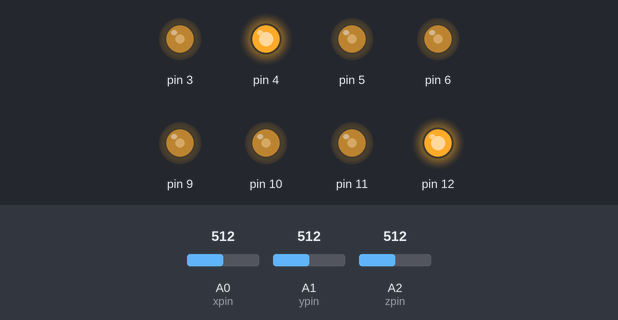
Bench run of a sketch on a simulated Arduino Uno, built with avr-gcc and run on an emulated ATmega328P. Shown: output pins drawn as LEDs (lit = HIGH). Inputs (shaded band) come from the test bench; at power-on: A0 (xpin) = 512, A1 (ypin) = 512, A2 (zpin) = 512. Random numbers use the default seed unless the sketch sets one.

Above: at 1.2 s.
1.3 s: A0 (xpin) set to 716
At 2.5 s:
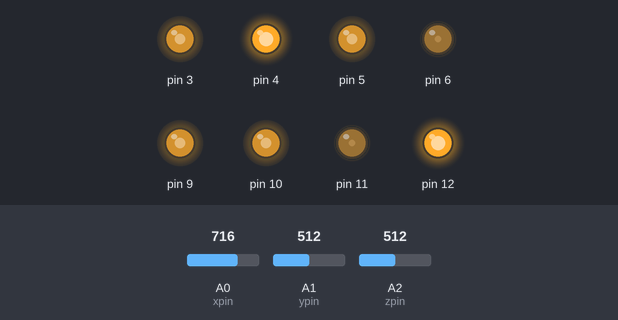
2.8 s: A1 (ypin) set to 716
At 3.9 s:
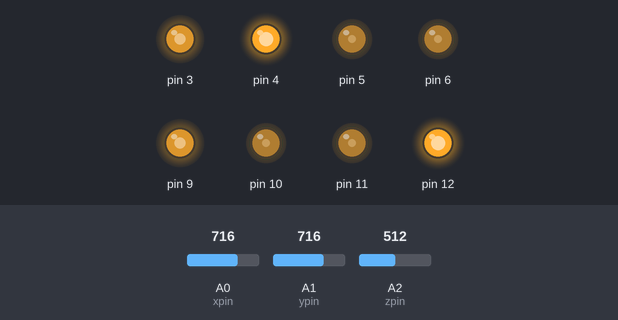
4.3 s: A2 (zpin) set to 306
At 5.0 s:
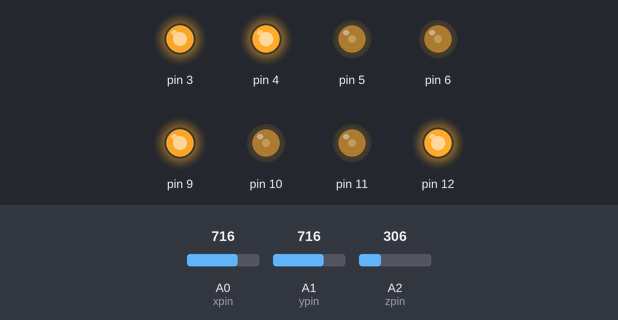
5.8 s: A0 (xpin) set to 900
At 6.3 s:
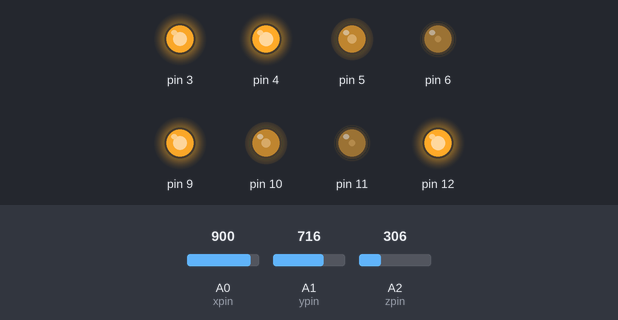
7.3 s: A2 (zpin) set to 122
At 8.4 s:
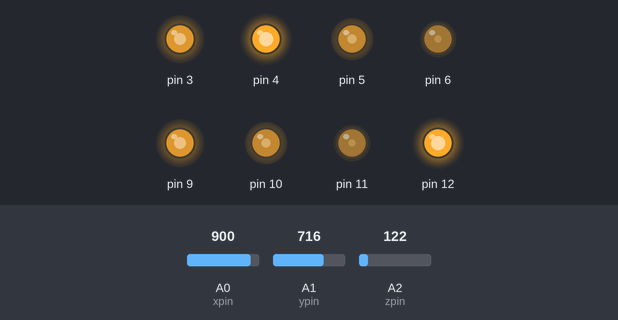
8.8 s: A1 (ypin) set to 1023
Timing chart, 0 to 57.2 s (numbered marks = the images above; inputs shaded):
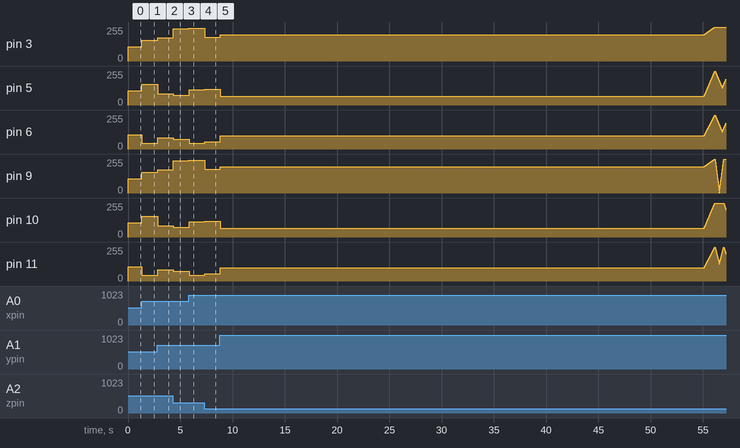

The sketch:

sketch_dec19a.ino
```cpp
class rgb
{
  public:
    byte r, g, b;

    rgb() : r(0), g(0), b(0) {}
    rgb(byte r, byte g, byte b) : r(r), g(g), b(b) {}

    rgb dim(byte level)
    {
      float dim = (float)level / 255.0;
      return rgb((byte)(dim * (float)r), (byte)(dim * (float)g), (byte)(dim * (float)b));
    }

    static rgb purple;
    static rgb yellow;
    static rgb cyan;
    static rgb red;
    static rgb green;
    static rgb blue;
    static rgb orange;
};

rgb rgb::purple = rgb(128, 0, 255);
rgb rgb::yellow = rgb(196, 255, 0);
rgb rgb::cyan = rgb(0, 255, 255);
rgb rgb::red = rgb(196, 0, 0);
rgb rgb::green = rgb(0, 255, 0);
rgb rgb::blue = rgb(0, 0, 255);
rgb rgb::orange = rgb(128, 128, 0);

rgb all_colors[7] = {
  rgb::purple,
  rgb::yellow,
  rgb::cyan,
  rgb::red,
  rgb::green,
  rgb::blue,
  rgb::orange
};

int all_colors_count = 7;

class led3
{
    rgb output, current;
    int r_pin, g_pin, b_pin, power_pin;

  public:
    led3(int r_pin, int g_pin, int b_pin, int power_pin)
      : r_pin(r_pin), g_pin(g_pin), b_pin(b_pin), power_pin(power_pin) {}

    void do_setup()
    {
      pinMode(power_pin, OUTPUT);
      digitalWrite(power_pin, HIGH);
    }

    rgb get_current()
    {
      return current;
    }

    void set_rgb(const rgb & set)
    {
      set_rgb(set.r, set.g, set.b);
    }

    void set_rgb(byte r_in, byte g_in, byte b_in)
    {
      //Serial.print(r_in); Serial.print("\t");
      //Serial.print(g_in); Serial.print("\t");
      //Serial.print(b_in); Serial.print("\t");
      current.r = r_in;
      current.g = g_in;
      current.b = b_in;

      /* flip for common anode */
      output = current;
      output.r = 255 - current.r;
      output.g = 255 - current.g;
      output.b = 255 - current.b;

      //Serial.print(sizeof(led3));  Serial.print("\t");
      //Serial.print(current.r); Serial.print("\t");
      //Serial.print(current.g); Serial.print("\t");
      //Serial.print(current.b); Serial.print("\t");

      analogWrite(r_pin, output.r);
      analogWrite(g_pin, output.g);
      analogWrite(b_pin, output.b);
    }

    short get_max()
    {
      return max(max(current.r, current.g), current.b);
    }

    short get_min()
    {
      return min(min(current.r, current.g), current.b);
    }
};

class fader
{
    int max_level;

    int current_level;
    int step_value;

    bool done;

  public:
    fader() : current_level(0), step_value(0), done(true), max_level(255) {}
    fader(int step_value) : current_level(0), step_value(step_value), done(false), max_level(255) {}

    void next()
    {
      Serial.print("next: "); Serial.print(current_level); Serial.print("\t"); Serial.print(step_value); Serial.print("\t");
      current_level += step_value;

      if (current_level >= max_level)
      {
        step_value = -step_value;
        current_level = max_level;
      }
      else if (current_level <= 0)
      {
        step_value = -step_value;
        current_level = 0;

        done = true;
      }
    }

    int get_level()
    {
      return current_level;
    }

    void set_max_level(int value)
    {
      max_level = value;
    }

    void set_current_level(int value, int new_step_value)
    {
      current_level = value;
      done = false;

      step_value = new_step_value;

      if (current_level >= max_level && step_value > 0)
        step_value = -step_value;
    }

    bool is_done()
    {
      return done;
    }

    bool reset()
    {
      current_level = 0;
      done = false;
    }
};

led3 leds[2] =
{
  led3(11 /* r */, 10 /* g */, 9 /* b */, 12 /* power */),
  led3(6  /* r */, 5  /* g */, 3 /* b */, 4 /* power */)
};

enum rocket_mode
{
  flight,
  demo,
  sleep
} current_mode;

long demo_mode_wait = 30L * 1000L; // 30 seconds
long sleep_mode_wait = 10L * 60L * 1000L; // 10 minutes

long current_wait = 0; // how long has this direction been up?
int last_direction = 0; // 0 = x, 1 = y, 2 = z

const int xpin = A0;                  // x-axis of the accelerometer
const int ypin = A1;                  // y-axis
const int zpin = A2;                  // z-axis (only on 3-axis models)

int defaultAccVal = 335;

void setup()
{
  leds[0].do_setup();
  leds[1].do_setup();

  current_mode = flight;

  // initialize the serial communications:
  //Serial.begin(115200);
}

/* parallel arrays for moving average */
int lastIndex = 0;
int lastCount = 5;
float lastX[5];
float lastY[5];
float lastZ[5];

void do_direction()
{
  int xValue = analogRead(xpin);
  int yValue = analogRead(ypin);
  int zValue = analogRead(zpin);

  Serial.print(xValue); Serial.print("\t");
  Serial.print(yValue); Serial.print("\t");
  Serial.print(zValue); Serial.print("\t");

  int dxValue = xValue - defaultAccVal;
  int dyValue = yValue - defaultAccVal;
  int dzValue = zValue - defaultAccVal;

  float fxValue = dxValue;
  float fyValue = dyValue;
  float fzValue = dzValue;

  float dLength = sqrt(fxValue * fxValue + fyValue * fyValue + fzValue * fzValue);

  float normxValue = fxValue / dLength;
  float normyValue = fyValue / dLength;
  float normzValue = fzValue / dLength;

  Serial.print(normxValue); Serial.print("\t");
  Serial.print(normyValue); Serial.print("\t");
  Serial.print(normzValue); Serial.print("\t");

  lastX[lastIndex] = normxValue;
  lastY[lastIndex] = normyValue;
  lastZ[lastIndex] = normzValue;

  lastIndex++;

  if (lastIndex == lastCount)
    lastIndex = 0;
}

float getAverageValue(float * array)
{
  float acc = 0.0;

  for (int i = 0; i < lastCount; i++)
    acc += array[i];

  return acc / lastCount;
}

float getX() { return getAverageValue(lastX); }
float getY() { return getAverageValue(lastY); }
float getZ() { return getAverageValue(lastZ); }

void do_flight()
{
  /* blend colors based on direction */
  int rOut = abs(getX()) * 255;
  int gOut = abs(getY()) * 255;
  int bOut = abs(getZ()) * 255;

  leds[0].set_rgb(rOut, gOut, bOut);
  leds[1].set_rgb(rOut, gOut, bOut);
}

rgb colors[2];

fader faders[2];
int max_fader_step = 4;

void do_demo()
{
  for (int i = 0; i < 2; i++)
  {
    if (faders[i].is_done())
    {
      faders[i] = fader(random(max_fader_step) + 2);
      colors[i] = all_colors[random(all_colors_count)];
    }
    else
    {
      faders[i].next();
    }

    leds[i].set_rgb(colors[i].dim(faders[i].get_level()));
  }
}

fader sleep_fader(1);
rgb sleep_color = rgb::red;

void do_sleep()
{
  sleep_fader.set_max_level(64); // quarter brightness

  sleep_fader.next();

  if (sleep_fader.is_done())
    sleep_fader.reset();

  for (int i = 0; i < 2; i++)
    leds[i].set_rgb(sleep_color.dim(sleep_fader.get_level()));

  delay(100);
}

int get_current_direction()
{
  if (abs(getX()) > abs(getY()) && abs(getX()) > abs(getZ()))
    return 0;
  else if (abs(getY()) > abs(getX()) && abs(getY()) > abs(getZ()))
    return 1;
  else if (abs(getZ()) > abs(getX()) && abs(getZ()) > abs(getY()))
    return 2;

  return 0;
}

void loop()
{
  do_direction();

  if (current_mode == flight)
    do_flight();
  else if (current_mode == demo)
    do_demo();
  else if (current_mode == sleep)
    do_sleep();

  int d = 5;
  delay(d);

  int current_direction = get_current_direction();

  if (current_direction != last_direction)
  {
    last_direction = current_direction;
    current_wait = 0;
  }
  else
  {
    current_wait += d;
  }

  if (current_wait > sleep_mode_wait)
  {
    if (current_mode != sleep)
      current_mode = sleep;
  }
  else if (current_wait > demo_mode_wait)
  {
    if (current_mode != demo)
    {
      faders[0].reset();

      faders[0].set_current_level(255, -2);
      faders[1].set_current_level(255, -2);

      colors[0] = leds[0].get_current();
      colors[1] = leds[1].get_current();
    }

    current_mode = demo;
  }
  else
  {
    current_mode = flight;
  }

  Serial.println("");
}
```

Measured:
- after the input at 1.3 s, pin 3, pin 5, pin 9, pin 10: 108/255 → 156/255 at once; pin 6, pin 11: 108/255 → 42/255 at once
- after the input at 2.8 s, pin 3, pin 9: 156/255 → 176/255 at once; pin 5, pin 10: 156/255 → 84/255 at once; pin 6, pin 11: 42/255 → 84/255 at once
- after the input at 4.3 s, pin 3, pin 9: 176/255 → 242/255 at once; pin 5, pin 6, pin 10, pin 11: 84/255 → 75/255 at once
- after the input at 5.8 s, pin 3, pin 9: 242/255 → 245/255 at once; pin 5, pin 10: 75/255 → 113/255 at once; pin 6, pin 11: 75/255 → 44/255 at once
- after the input at 7.3 s, pin 3, pin 9: 245/255 → 179/255 at once; pin 5, pin 10: 113/255 → 119/255 at once; pin 6, pin 11: 44/255 → 54/255 at once
